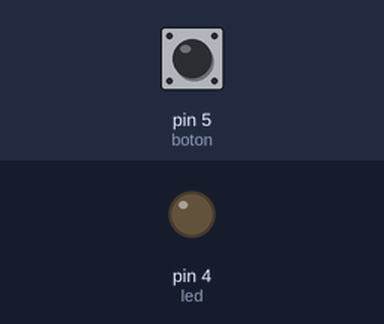
Bench run of a sketch on a simulated Arduino Uno, built with avr-gcc and run on an emulated ATmega328P. On the bench: output pins drawn as LEDs (lit = HIGH). Dashed ring = blinking. The test bench sets the inputs (shaded band); at power-on: pin 5 (boton) HIGH.

Above: at 1.2 s.
1.3 s: pin 5 (boton) pulled LOW for 1 s
At 3.3 s:
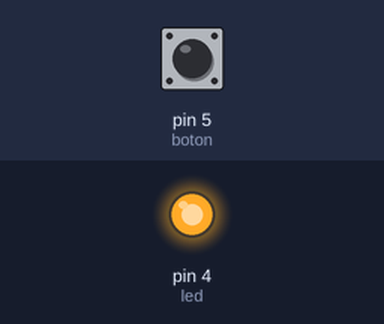
3.8 s: pin 5 (boton) pulled LOW for 0.15 s
At 4.6 s:
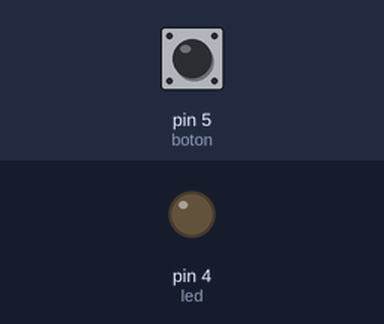
5.4 s: pin 5 (boton) pulled LOW for 3.2 s
At 5.6 s:
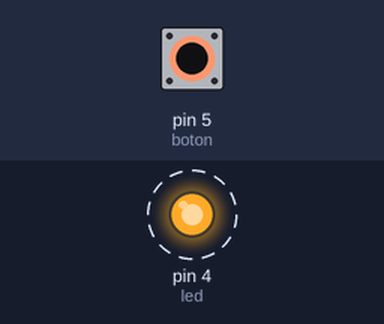
Timing chart, 0 to 10.0 s (numbered marks = the images above; inputs shaded):
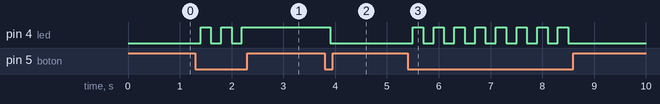

Measured:
- after the input at 1.3 s, pin 4 (led): alternates HIGH for 0.20 s and LOW for 0.20 s, 5 changes in all, then stays HIGH, starting after 0.10 s
- after the input at 3.8 s, pin 4 (led): HIGH → LOW after 0.10 s
- after the input at 5.4 s, pin 4 (led): alternates HIGH for 0.20 s and LOW for 0.20 s, 16 changes in all, then stays LOW, starting after 0.10 s

The sketch:

copy_of_pull_up1.ino
```cpp
#define led 4
#define boton 5


int estadoBoton;
int estadoLed;
void setup()

{
  pinMode(led, OUTPUT);
  pinMode(boton, INPUT);
  //digitalWrite (led, LOW);
}

void loop()
{
  estadoBoton = digitalRead(boton);
  delay(100);

  if(estadoBoton == LOW)
  {
	estadoLed= 1- estadoLed;
    digitalWrite(led, estadoLed);
    delay(100);
   }
  if(estadoLed == 1)
  {digitalWrite(led, HIGH);
  }


  /*digitalWrite(led, HIGH);
  delay(1000); // Wait for 1000 millisecond(s)
  digitalWrite(led, LOW);
  delay(1000); // Wait for 1000 millisecond(s)*/
}
```
